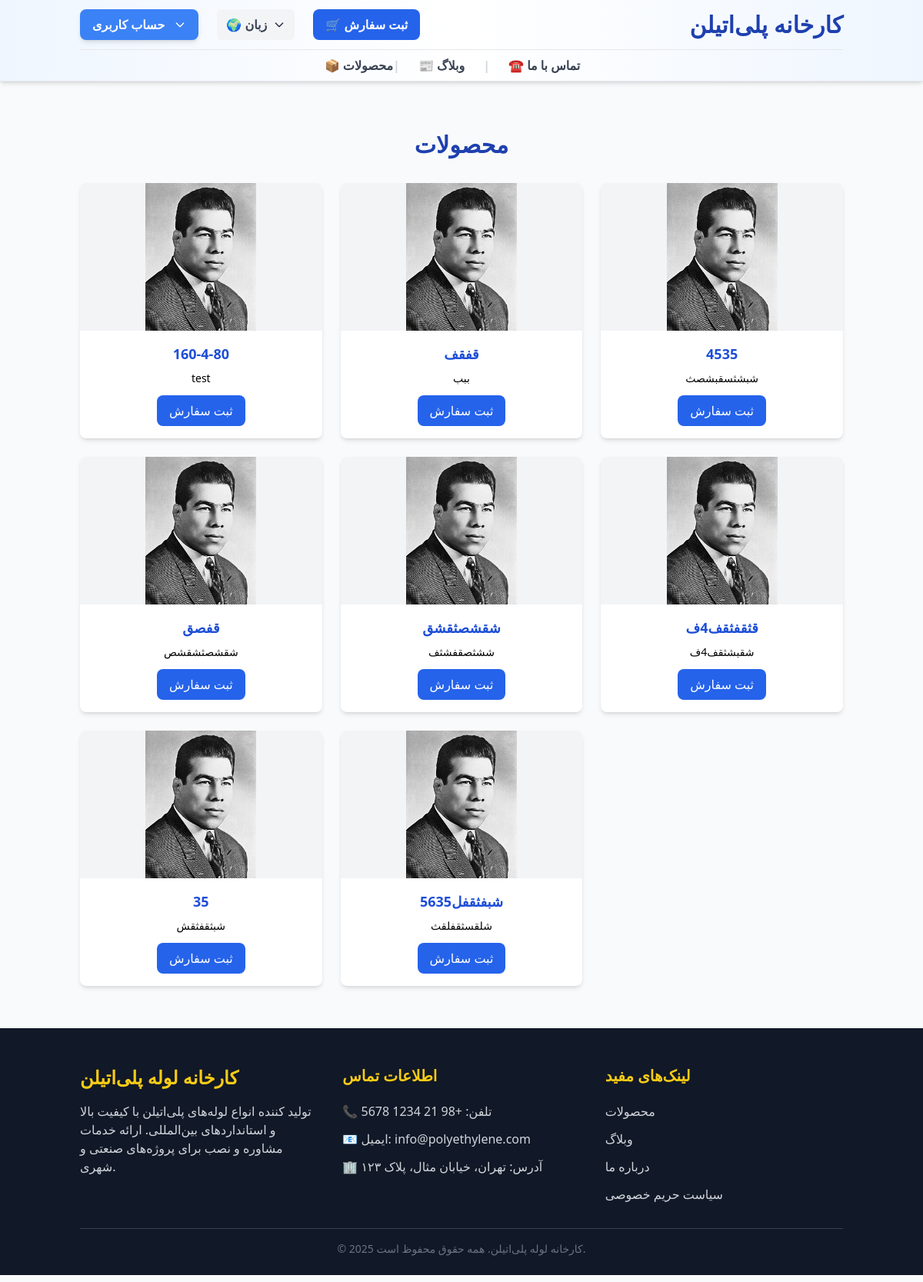
Screenshot of /products/ with the database file from the repository.
### shop/models.py (models this page shows, shortened)
class Product(models.Model):
    name = models.CharField(max_length=200, verbose_name="نام لوله")
    image = models.ImageField(upload_to="products/", verbose_name="تصویر محصول")
    description = models.TextField(blank=True, null=True, verbose_name="توضیحات کوتاه")

### shop/views.py (the view)
# urls.py: path("", views.product_list, name="product_list"),
def product_list(request):
    products = Product.objects.all()
    return render(request, "shop/product_list.html", {"products": products})

### shop/templates/shop/product_list.html
{% extends "base.html" %}
{% load widget_tweaks %}
{% load static %}
{% block content %}
<section id="products" class="container mx-auto my-16 px-4">
  <h2 class="text-3xl font-bold mb-8 text-center text-blue-800">محصولات</h2>
  <div class="grid grid-cols-3 gap-6">
    {% for product in products %}
    <div class="bg-white shadow-md rounded-lg overflow-hidden transform hover:scale-105 hover:shadow-xl transition duration-300">
      <img src="{{ product.image.url }}" class="w-full h-48 object-contain bg-gray-100" alt="{{ product.name }}" />
      <div class="p-4 text-center">
        <h3 class="font-semibold text-lg mb-2 text-blue-700">{{ product.name }}</h3>
        {% if product.description %}
        <p class="text-black text-sm mb-3">{{ product.description }}</p>
        {% endif %}
        <a href="{% url 'orders:create_order' product.id %}" class="inline-block bg-blue-600 text-white px-4 py-2 rounded-lg hover:bg-blue-700 transition">
          ثبت سفارش
        </a>
      </div>
    </div>
    {% endfor %}
  </div>
</section>
{% endblock content %}

### templates/base.html (shortened to what this page needs)
{% load i18n %}
<!DOCTYPE html>
<html lang="{{ LANGUAGE_CODE }}" dir="{% if LANGUAGE_CODE == 'fa' %}rtl{% else %}ltr{% endif %}" class="scroll-smooth">
<head>
  <script src="https://cdn.tailwindcss.com"></script>
</head>
<body class="bg-gray-50 text-gray-800">
  {% include 'inc/header.html' %}
  <main class="min-h-[70vh]">
    {% block content %}{% endblock %}
  </main>
  {% include 'inc/footer.html' %}
</body>
</html>

### templates/inc/header.html (shortened to what this page needs)
<header
  class="bg-gradient-to-r from-blue-50 via-white to-blue-50 border-b border-gray-200 shadow-md sticky top-0 z-50 transition-all duration-300 ease-in-out"
  id="main-header"
>
  <div class="container mx-auto px-4">
    <div class="py-3 flex flex-row-reverse items-center justify-between">
      <a
        href="{% url 'home:main' %}"
        class="text-2xl md:text-3xl font-bold text-blue-800 hover:text-blue-600 transition-colors duration-300"
      >
        کارخانه پلی‌اتیلن
      </a>
      <div class="hidden md:flex items-center gap-6">
        <div class="relative">
          {% if user.is_authenticated %}
          <button
            id="userMenuButton"
            class="flex items-center gap-2 bg-gray-100 hover:bg-gray-200 px-3 py-2 rounded-md focus:outline-none transition"
          >
            <img
              src="/path/to/avatar.png"
              alt="Avatar"
              class="w-7 h-7 rounded-full border-2 border-blue-400"
            />
            <span class="text-gray-700 font-semibold"
              >سلام، {{ user.username }}</span
            >
            <svg
              class="w-4 h-4 transition-transform duration-200"
              id="dropdownArrow"
              fill="none"
              stroke="currentColor"
              viewBox="0 0 24 24"
            >
              <path
                stroke-linecap="round"
                stroke-linejoin="round"
                stroke-width="2"
                d="M19 9l-7 7-7-7"
              />
            </svg>
          </button>
          <div
            id="userDropdown"
            class="absolute right-0 mt-1 w-52 bg-white border border-gray-200 rounded-md shadow-lg flex-col overflow-hidden opacity-0 scale-95 transform origin-top transition-all duration-200 pointer-events-none"
          >
            <a
              href="{% url 'accounts:dashboard' %}"
              class="flex items-center gap-2 px-4 py-2 text-white bg-blue-500 hover:bg-blue-400 rounded-md transition transform hover:scale-105"
            >
              <svg
                xmlns="http://www.w3.org/2000/svg"
                class="h-5 w-5"
                fill="none"
                viewBox="0 0 24 24"
                stroke="currentColor"
              >
                <path
                  stroke-linecap="round"
                  stroke-linejoin="round"
                  stroke-width="2"
                  d="M3 7h18M3 12h18M3 17h18"
                />
              </svg>
              پنل کاربری
            </a>
            <form action="{% url 'accounts:logout' %}" method="post">
              {% csrf_token %}
              <button
                type="submit"
                class="w-full flex items-center gap-2 px-4 py-2 text-white bg-red-500 hover:bg-red-400 rounded-md transition transform hover:scale-105 mt-1"
              >
                <svg
                  xmlns="http://www.w3.org/2000/svg"
                  class="h-5 w-5"
                  fill="none"
                  viewBox="0 0 24 24"
                  stroke="currentColor"
                >
                  <path
                    stroke-linecap="round"
                    stroke-linejoin="round"
                    stroke-width="2"
                    d="M17 16l4-4m0 0l-4-4m4 4H7"
                  />
                </svg>
                خروج
              </button>
            </form>
          </div>
          {% else %}
          <button
            id="guestMenuButton"
            class="flex items-center gap-3 bg-blue-500 hover:bg-blue-600 text-white px-4 py-2 rounded-lg font-semibold shadow-md transition transform hover:scale-105 focus:outline-none"
          >
            <span>حساب کاربری</span>
            <svg
              class="w-4 h-4 transition-transform duration-200"
              id="dropdownArrow"
              fill="none"
              stroke="currentColor"
              viewBox="0 0 24 24"
            >
              <path
                stroke-linecap="round"
                stroke-linejoin="round"
                stroke-width="2"
                d="M19 9l-7 7-7-7"
              />
            </svg>
          </button>
          {% endif %}
        </div>
        <div class="relative">
          <button
            id="languageMenuButton"
            class="flex items-center gap-2 bg-gray-100 hover:bg-gray-200 px-3 py-2 rounded-md focus:outline-none transition"
          >
            <span class="text-gray-700 font-semibold">🌍 زبان</span>
            <svg
              class="w-4 h-4 transition-transform duration-200"
              id="languageDropdownArrow"
              fill="none"
              stroke="currentColor"
              viewBox="0 0 24 24"
            >
              <path
                stroke-linecap="round"
                stroke-linejoin="round"
                stroke-width="2"
                d="M19 9l-7 7-7-7"
              />
            </svg>
          </button>
        </div>
        <a
          href="#contact"
          class="bg-blue-600 hover:bg-blue-500 text-white px-4 py-2 rounded-lg font-semibold transition transform hover:scale-105 duration-200"
        >
          🛒 ثبت سفارش
        </a>
      </div>
    </div>
    <nav
      class="hidden md:flex items-center justify-center space-x-6 space-x-reverse text-gray-700 font-bold border-t border-gray-200 py-2"
    >
      <a
        href="{% url 'shop:product_list' %}"
        class="hover:text-blue-600 transition relative group flex items-center gap-1"
        >📦 محصولات
      </a>
      <span class="mx-2 text-gray-300">|</span>
      <a
        href="{% url 'blog:blog_list' %}"
        class="hover:text-blue-600 transition relative group flex items-center gap-1"
        >📰 وبلاگ
      </a>
      <span class="mx-2 text-gray-300">|</span>
      <a
        href="{% url 'home:about' %}"
        class="hover:text-blue-600 transition relative group flex items-center gap-1"
        >☎️ تماس با ما
      </a>
    </nav>
  </div>
</header>

### templates/inc/footer.html (shortened to what this page needs)
<footer class="bg-gray-900 text-white pt-12 pb-6 relative z-50">
  <div class="container mx-auto px-4">
    <div class="grid grid-cols-1 md:grid-cols-3 gap-8">
      <div class="flex flex-col space-y-4">
        <h2 class="text-2xl font-bold text-yellow-400">کارخانه لوله پلی‌اتیلن</h2>
        <p class="text-gray-300 max-w-sm">
          تولید کننده انواع لوله‌های پلی‌اتیلن با کیفیت بالا و استانداردهای بین‌المللی.
          ارائه خدمات مشاوره و نصب برای پروژه‌های صنعتی و شهری.
        </p>
      </div>
      <div class="flex flex-col space-y-3">
        <h3 class="text-xl font-semibold text-yellow-400 mb-2">اطلاعات تماس</h3>
        <p class="text-gray-300">📞 تلفن: <a href="tel:+982112345678" class="hover:text-yellow-400">+98 21 1234 5678</a></p>
        <p class="text-gray-300">📧 ایمیل: <a href="mailto:info@polyethylene.com" class="hover:text-yellow-400">info@polyethylene.com</a></p>
        <p class="text-gray-300">🏢 آدرس: تهران، خیابان مثال، پلاک ۱۲۳</p>
      </div>
      <div class="flex flex-col space-y-3">
        <h3 class="text-xl font-semibold text-yellow-400 mb-2">لینک‌های مفید</h3>
        <a href="#" class="text-gray-300 hover:text-yellow-400 transition">محصولات</a>
        <a href="#" class="text-gray-300 hover:text-yellow-400 transition">وبلاگ</a>
        <a href="#" class="text-gray-300 hover:text-yellow-400 transition">درباره ما</a>
        <a href="#" class="text-gray-300 hover:text-yellow-400 transition">سیاست حریم خصوصی</a>
      </div>
    </div>
    <div class="border-t border-gray-700 mt-8 pt-4 text-center text-gray-500 text-sm">
      &copy; 2025 کارخانه لوله پلی‌اتیلن. همه حقوق محفوظ است.
    </div>
  </div>
</footer>

### rows the page displays
Product: image (picture), name "160-4-80", description "test"
Product: image (picture), name "قفقف", description "ببب"
Product: image (picture), name "4535", description "شبشثسقبشصث"
Product: image (picture), name "قفصق", description "شقشصثشقشص"
Product: image (picture), name "شقشصثقشق", description "ششثصقفشثف"
Product: image (picture), name "قثقفثقف4ف", description "شقبشثقف4ف"
Product: image (picture), name "35", description "شبثقفثقش"
Product: image (picture), name "شبفثقفل5635", description "شلقسثقفلقث"
